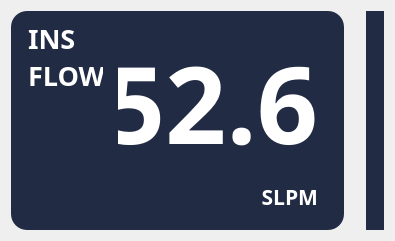
     <widget class="QWidget" name="graph1_widget" native="true">
      <layout class="QHBoxLayout" name="graph1_widget_HL">
       <item>
        <widget class="QWidget" name="graph1_label_widget" native="true">
         <property name="sizePolicy">
          <sizepolicy hsizetype="Maximum" vsizetype="Preferred">
           <horstretch>0</horstretch>
           <verstretch>0</verstretch>
          </sizepolicy>
         </property>
         <property name="styleSheet">
          <string notr="true">background-color: rgb(33, 43, 68);
color: rgb(255, 255, 255);
border-radius: 16px;</string>
         </property>
         <layout class="QHBoxLayout" name="graph1_label_widget_HL">
          <item>
           <spacer name="graph1_label_widget_HS_L">
            <property name="orientation">
             <enum>Qt::Horizontal</enum>
            </property>
            <property name="sizeType">
             <enum>QSizePolicy::Fixed</enum>
            </property>
            <property name="sizeHint" stdset="0">
             <size>
              <width>8</width>
              <height>20</height>
             </size>
            </property>
           </spacer>
          </item>
          <item>
           <widget class="QLabel" name="graph1_label">
            <property name="sizePolicy">
             <sizepolicy hsizetype="Fixed" vsizetype="Preferred">
              <horstretch>0</horstretch>
              <verstretch>0</verstretch>
             </sizepolicy>
            </property>
            <property name="minimumSize">
             <size>
              <width>75</width>
              <height>0</height>
             </size>
            </property>
            <property name="maximumSize">
             <size>
              <width>75</width>
              <height>16777215</height>
             </size>
            </property>
            <property name="font">
             <font>
              <family>Barlow SemiBold</family>
              <pointsize>20</pointsize>
              <weight>75</weight>
              <bold>true</bold>
             </font>
            </property>
            <property name="text">
             <string>INS
FLOW</string>
            </property>
            <property name="alignment">
             <set>Qt::AlignLeading|Qt::AlignLeft|Qt::AlignTop</set>
            </property>
           </widget>
          </item>
          <item>
           <widget class="QWidget" name="graph1_value_widget" native="true">
            <property name="minimumSize">
             <size>
              <width>100</width>
              <height>0</height>
             </size>
            </property>
            <layout class="QVBoxLayout" name="graph1_value_widget_VL">
             <item>
              <widget class="QLabel" name="graph1_value">
               <property name="sizePolicy">
                <sizepolicy hsizetype="Fixed" vsizetype="Preferred">
                 <horstretch>0</horstretch>
                 <verstretch>0</verstretch>
                </sizepolicy>
               </property>
               <property name="minimumSize">
                <size>
                 <width>200</width>
                 <height>0</height>
                </size>
               </property>
               <property name="maximumSize">
                <size>
                 <width>200</width>
                 <height>16777215</height>
                </size>
               </property>
               <property name="font">
                <font>
                 <family>Barlow SemiBold</family>
                 <pointsize>80</pointsize>
                 <weight>75</weight>
                 <bold>true</bold>
                </font>
               </property>
               <property name="text">
                <string>52.6</string>
               </property>
               <property name="alignment">
                <set>Qt::AlignRight|Qt::AlignTrailing|Qt::AlignVCenter</set>
               </property>
              </widget>
             </item>
             <item>
              <widget class="QLabel" name="graph1_units">
               <property name="sizePolicy">
                <sizepolicy hsizetype="Preferred" vsizetype="Maximum">
                 <horstretch>0</horstretch>
                 <verstretch>0</verstretch>
                </sizepolicy>
               </property>
               <property name="font">
                <font>
                 <family>Barlow SemiBold</family>
                 <pointsize>16</pointsize>
                 <weight>75</weight>
                 <bold>true</bold>
                </font>
               </property>
               <property name="text">
                <string>SLPM</string>
               </property>
               <property name="alignment">
                <set>Qt::AlignRight|Qt::AlignTrailing|Qt::AlignVCenter</set>
               </property>
              </widget>
             </item>
            </layout>
           </widget>
          </item>
          <item>
           <spacer name="graph1_label_widget_HS_R">
            <property name="orientation">
             <enum>Qt::Horizontal</enum>
            </property>
            <property name="sizeType">
             <enum>QSizePolicy::Fixed</enum>
            </property>
            <property name="sizeHint" stdset="0">
             <size>
              <width>8</width>
              <height>20</height>
             </size>
            </property>
           </spacer>
          </item>
         </layout>
        </widget>
       </item>
       <item>
        <spacer name="graph1_widget_HS">
         <property name="orientation">
          <enum>Qt::Horizontal</enum>
         </property>
         <property name="sizeType">
          <enum>QSizePolicy::Fixed</enum>
         </property>
         <property name="sizeHint" stdset="0">
          <size>
           <width>16</width>
           <height>20</height>
          </size>
         </property>
        </spacer>
       </item>
       <item>
        <widget class="QWidget" name="graph1_window" native="true">
         <property name="styleSheet">
          <string notr="true">background-color: rgb(33, 43, 68);
color: rgb(255, 255, 255);
border-radius: 16px;</string>
         </property>
         <layout class="QHBoxLayout" name="graph1_window_HL">
          <item>
           <widget class="QWidget" name="graph1" native="true"/>
          </item>
         </layout>
        </widget>
       </item>
      </layout>
     </widget>
